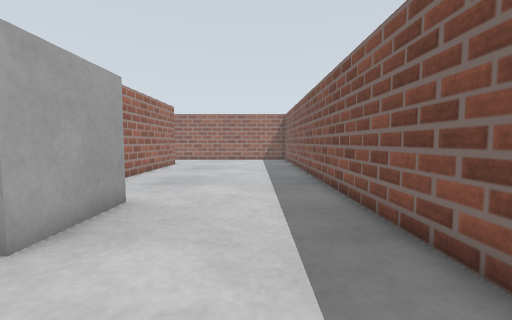
view 1 (above)

16 first-person views from a walk through a robot-simulator world made for Gazebo. The camera is 0.39 m above the floor, tilts 4° down and sees 90° across. The floor is counted in squares, 0.25 m on a side. Each view is taken from the middle of a square. On the plan, view 1 faces up. The plan holds only what a view shows up to about 14 squares ahead; the rest is blank. The place goes on beyond the plan.

view 2
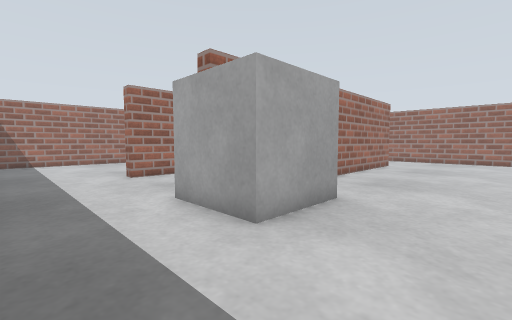

view 3
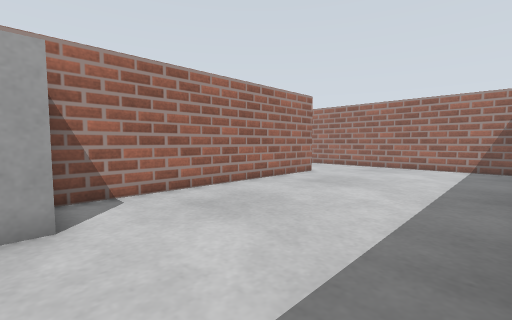

view 4
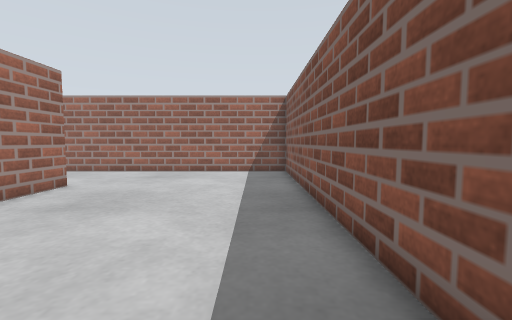

view 5
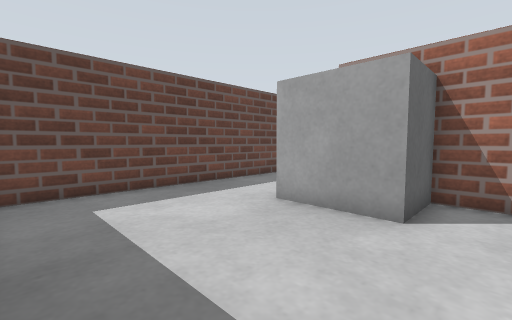

view 6
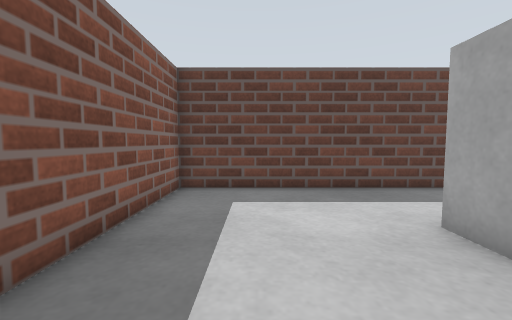

view 7
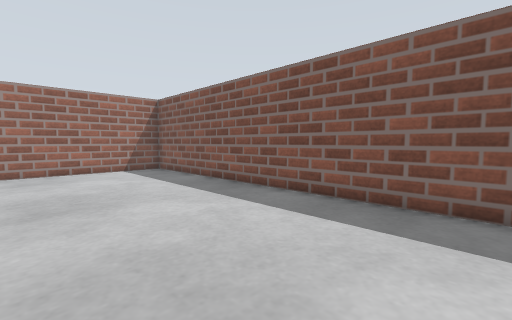

view 8
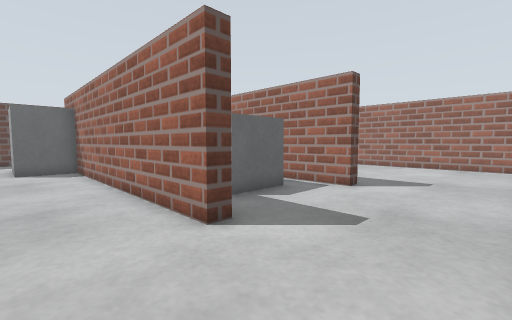

view 9
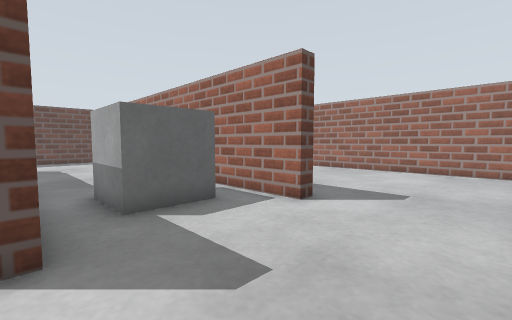

view 10
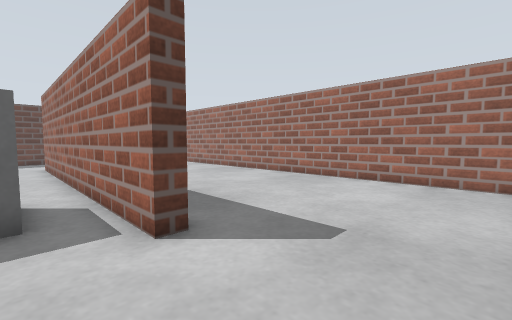

view 11
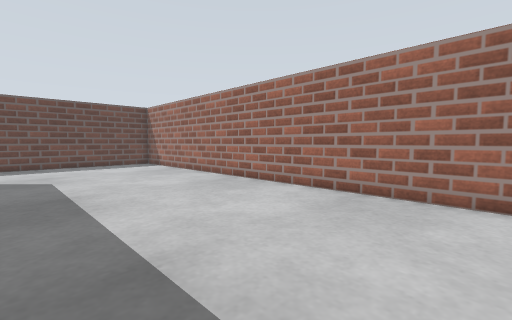

view 12
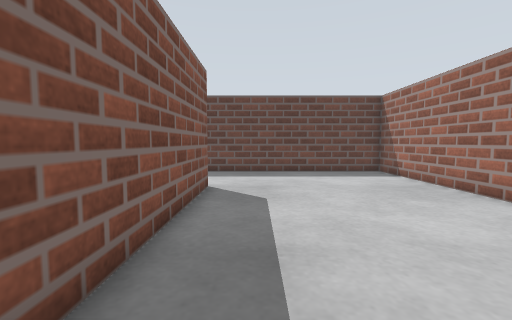

view 13
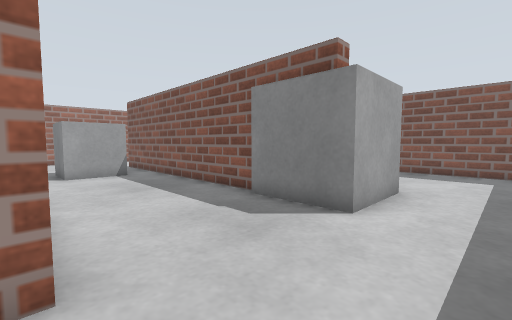

view 14
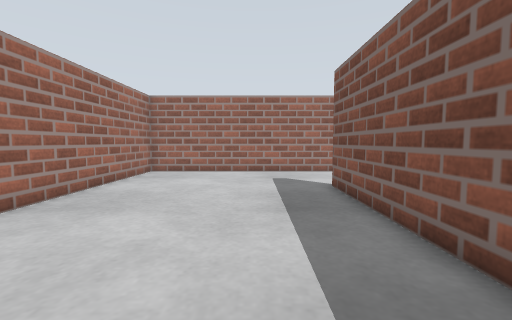

view 15
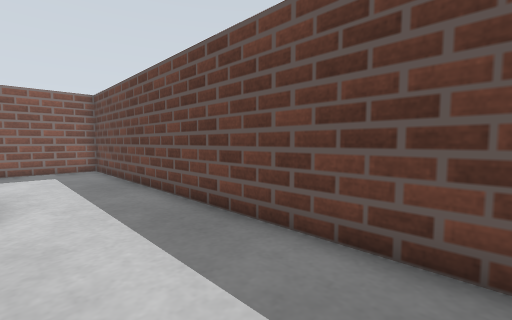

view 16
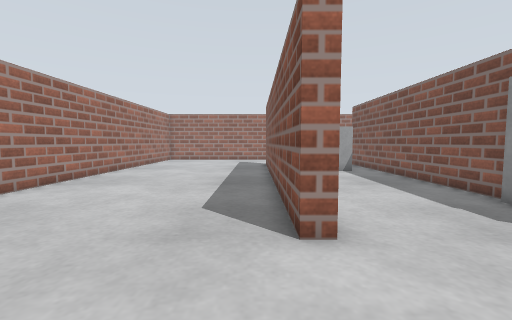

### Floor plan
Key: @ floor where view 1 was taken; # wall or solid block; . floor; B grey box.
Columns run from 21 left of view 1 to 3 right of it. Each row starts with its distance up from view 1.
 23 #########################
 22 #.......................#
 21 #.......................#
 20 #.......................#
 19 #.......................#
 18 #........#.....#........#
 17 #........#.....#........#
 16 #........#.BBB.#........#
 15 #........#.B B.#........#
 14 #........#.BBB.#........#
 13 #........#.....#........#
 12 #........#.....#........#
 11 #........#.....#........#
 10 #........#.....#........#
  9 #........#.....#........#
  8 #........#.....#........#
  7 #........#.....#BB......#
  6 #........#....BB BB.....#
  5 #........#....B   B.....#
  4 #.............BB  B.....#
  3 #..............BBB......#
  2 #.......................#
  1 #.......................#
  0 #....................@..#
 -1 #########################

Where each view was taken, in squares from view 1:
view 1: 0 up, 0 right, facing up
view 2: 0 up, 0 right, facing up-left
view 3: 6 up, 2 right, facing up-left
view 4: 9 up, 1 right, facing up
view 5: 8 up, 2 right, facing down-left
view 6: 8 up, 0 right, facing down
view 7: 8 up, 4 left, facing up-right
view 8: 22 up, 3 left, facing down-left
view 9: 22 up, 6 left, facing down-left
view 10: 22 up, 10 left, facing down-left
view 11: 18 up, 13 left, facing down-left
view 12: 13 up, 14 left, facing down
view 13: 1 up, 12 left, facing up-right
view 14: 9 up, 15 left, facing up
view 15: 3 up, 13 left, facing down-right
view 16: 0 up, 13 left, facing up
